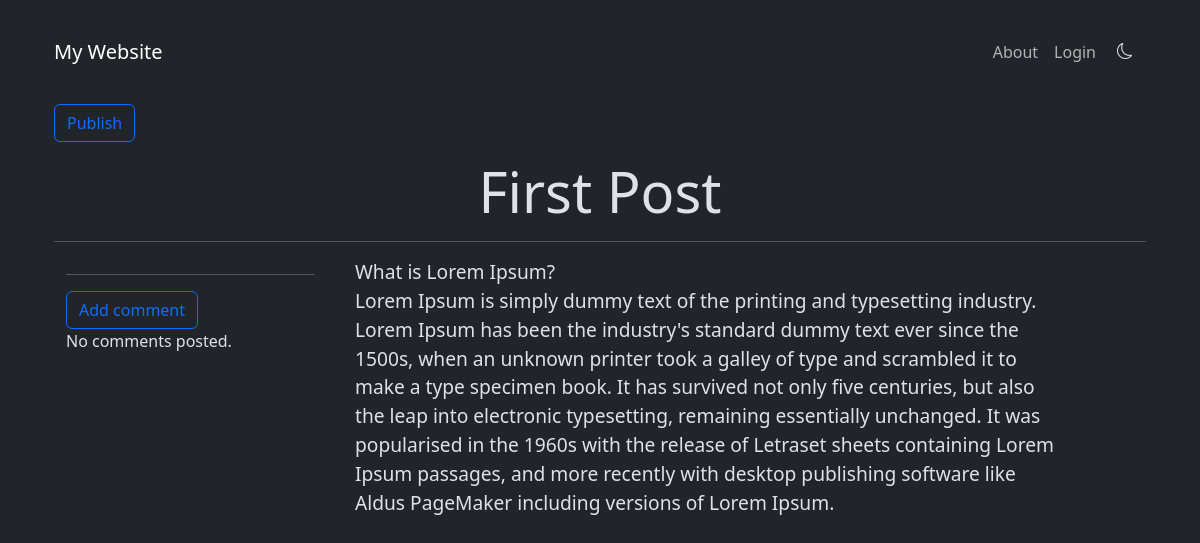
/post/1, run on the app's committed database.
### blog/models.py (models this page shows, shortened)
class Post(models.Model):
    author = models.ForeignKey('auth.User',on_delete=models.CASCADE)
    title = models.CharField(max_length=256)
    text = models.TextField()
    create_time = models.DateTimeField(default=timezone.now)
    publish_time = models.DateTimeField(blank=True,null=True)

### blog/views.py (the view)
# urls.py: path('post/<int:pk>',views.PostDetail.as_view(),name='post_detail'),
class PostDetail(DetailView):
    model = Post

### blog/templates/blog/post_detail.html (shortened to what this page needs)
{% extends 'blog/base.html' %}
{%block body_block%}
<div class="container">
{%if post.publish_time %}
<div>
<p class="mt-5 d-flex justify-content-center">{{ post.publish_time|date:"F j, Y" }}</p>
</div>
{%else%}
<a class="btn btn-outline-primary mb-3" href="{% url 'publish' pk=post.pk %}">Publish</a>
{%endif%}
<h1 class="display-4 d-flex justify-content-center title"><strong>{{post.title}}</strong></h1>
<hr>
<div class="container">
    <div class="row">
        <div class="col-sm-3">
            <hr>
            <a class="btn btn-outline-primary" href="{% url 'add_comment' pk=post.pk %}">Add comment</a>
            {% for comment in post.comments.all %}
            <br>
            {% if user.is_authenticated or comment.approved_comments %}
            <p><small>{{ comment.create_time|date:"F j, Y"  }}</small></p>
                    {% if not comment.approved_comments %}
                    <div class="d-flex justify-content-around">
                        <a class="btn btn-outline-warning"  href="{% url 'delete_comment' pk=comment.pk %}">Delete Comment</a>
                        <a class="btn btn-outline-danger" href="{% url 'approve_comment' pk=comment.pk %}">Approve Comment</a>
                    </div>
                    {% endif %}
                <p>{{ comment.text|safe|linebreaks }}</p>
                <figcaption class="blockquote-footer text-end">
                   <cite title="Source Title">Posted by: {{ comment.author }}</cite>
                  </figcaption>
            {% endif %}
            {% empty %}
            <p>No comments posted.</p>
            {% endfor %}
        </div>
        <div class="col-sm-8 ms-3">
            <p class="content">{{ post.text|safe|linebreaksbr }}</p>
        </div>
    </div>
</div>
</div>
{% endblock %}

### blog/static/css/blog.css (style rules this page uses)
a { text-decoration: none !important; }
.content { font-size: 1.2rem; }
.title { text-align: center; }

### data on the page
Post: title "First Post", text "What is Lorem Ipsum? Lorem Ipsum is simply dummy text of the printing and typesetting industry. Lorem Ipsum has been the industry's standard dummy text ever since the 1500s, when an unknown printer took a galley of type and scrambled it to make a type specimen book. It has survived not only five centuries, but also the leap into electronic typesetting, remaining essentially unchanged. It was popularised in the 1960s with the release of Letraset sheets containing Lorem Ipsum passages, and more recently with desktop publishing software like Aldus PageMaker including versions of Lorem Ipsum."
